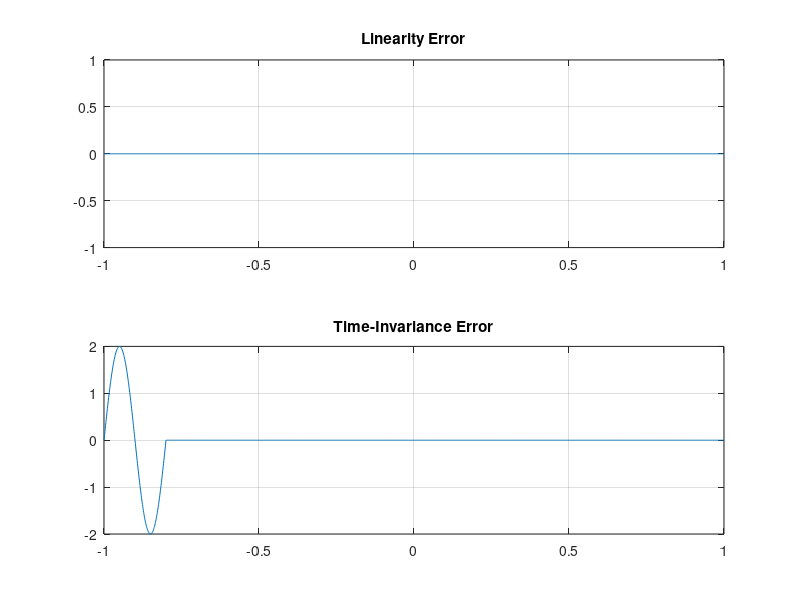

Reproduce this figure in MATLAB.
clc; clear; close all;
t = -1:0.001:1;
x1 = sin(2*pi*5*t); x2 = cos(2*pi*5*t); 
a = 2; b = 3; t0 = 0.2; 
T = @(x) 2*x; 
lhs = T(a*x1+b*x2); 
rhs = a*T(x1)+b*T(x2); 
linError = max(abs(lhs-rhs));
xDelay = sin(2*pi*5*(t-t0));
lhsTI = T(xDelay);
rhsTI = T(x1); 
rhsTIshift = interp1(t,rhsTI,t-t0,'linear',0); 
tiError = max(abs(lhsTI-rhsTIshift));
figure;
subplot(2,1,1); plot(t,lhs-rhs); grid on; title('Linearity Error');
subplot(2,1,2); plot(t,lhsTI-rhsTIshift); grid on; title('Time-Invariance Error'); 
fprintf('Linearity error = %g\n',linError); 
fprintf('Time-invariance error =%g\n',tiError);
